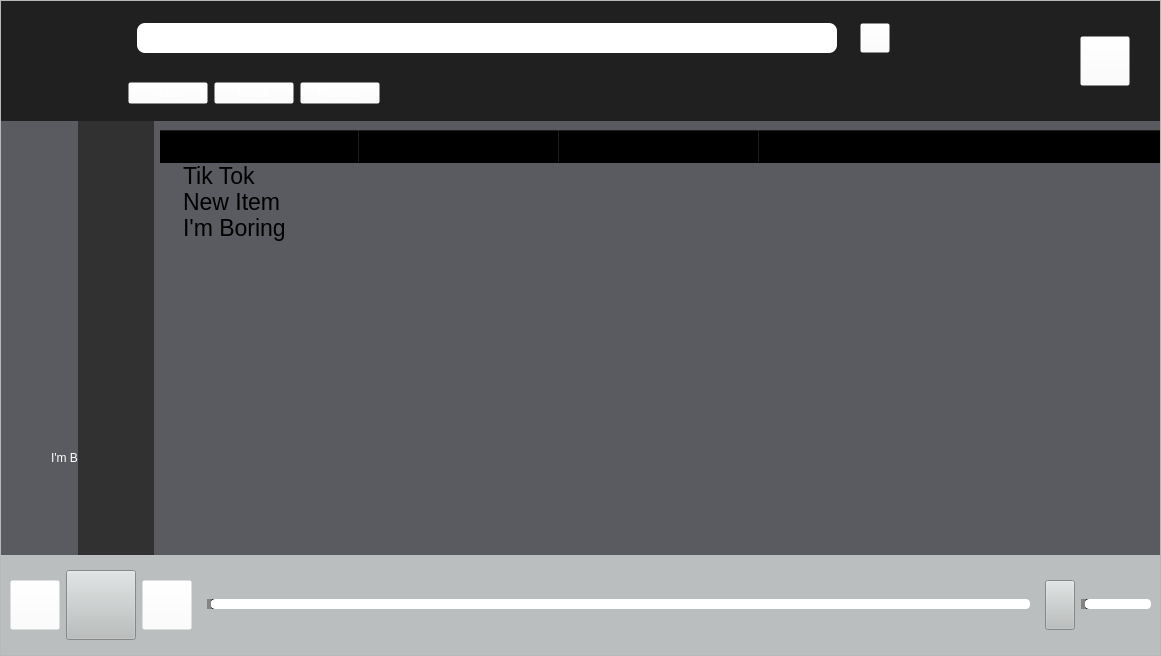
<?xml version="1.0" encoding="UTF-8"?>
<ui version="4.0">
 <class>MainWindow</class>
 <widget class="QMainWindow" name="MainWindow">
  <property name="geometry">
   <rect>
    <x>0</x>
    <y>0</y>
    <width>1161</width>
    <height>656</height>
   </rect>
  </property>
  <property name="windowTitle">
   <string>MainWindow</string>
  </property>
  <property name="styleSheet">
   <string notr="true"/>
  </property>
  <widget class="QWidget" name="centralwidget">
   <layout class="QGridLayout" name="gridLayout">
    <property name="leftMargin">
     <number>0</number>
    </property>
    <property name="topMargin">
     <number>0</number>
    </property>
    <property name="rightMargin">
     <number>0</number>
    </property>
    <property name="bottomMargin">
     <number>0</number>
    </property>
    <item row="0" column="1">
     <widget class="QFrame" name="frame">
      <property name="frameShape">
       <enum>QFrame::StyledPanel</enum>
      </property>
      <property name="frameShadow">
       <enum>QFrame::Raised</enum>
      </property>
      <layout class="QGridLayout" name="gridLayout_6">
       <property name="leftMargin">
        <number>0</number>
       </property>
       <property name="topMargin">
        <number>0</number>
       </property>
       <property name="rightMargin">
        <number>0</number>
       </property>
       <property name="bottomMargin">
        <number>0</number>
       </property>
       <item row="0" column="0">
        <layout class="QVBoxLayout" name="verticalLayout_4">
         <property name="spacing">
          <number>0</number>
         </property>
         <item>
          <widget class="QFrame" name="frame_3">
           <property name="minimumSize">
            <size>
             <width>100</width>
             <height>120</height>
            </size>
           </property>
           <property name="maximumSize">
            <size>
             <width>16777215</width>
             <height>120</height>
            </size>
           </property>
           <property name="styleSheet">
            <string notr="true">background-color: rgb(32, 32, 32);</string>
           </property>
           <property name="frameShape">
            <enum>QFrame::NoFrame</enum>
           </property>
           <property name="frameShadow">
            <enum>QFrame::Raised</enum>
           </property>
           <layout class="QHBoxLayout" name="horizontalLayout_14">
            <property name="leftMargin">
             <number>12</number>
            </property>
            <property name="topMargin">
             <number>0</number>
            </property>
            <property name="rightMargin">
             <number>30</number>
            </property>
            <property name="bottomMargin">
             <number>0</number>
            </property>
            <item>
             <widget class="QGraphicsView" name="pkq">
              <property name="minimumSize">
               <size>
                <width>100</width>
                <height>100</height>
               </size>
              </property>
              <property name="maximumSize">
               <size>
                <width>100</width>
                <height>100</height>
               </size>
              </property>
              <property name="styleSheet">
               <string notr="true">background-color: rgba(255, 255, 255, 0);
border-image: url(:/images/pi.png);</string>
              </property>
             </widget>
            </item>
            <item>
             <widget class="QFrame" name="frame_5">
              <property name="frameShape">
               <enum>QFrame::NoFrame</enum>
              </property>
              <property name="frameShadow">
               <enum>QFrame::Raised</enum>
              </property>
              <layout class="QGridLayout" name="gridLayout_3">
               <property name="bottomMargin">
                <number>0</number>
               </property>
               <item row="0" column="0">
                <widget class="QFrame" name="frame_2">
                 <property name="frameShape">
                  <enum>QFrame::NoFrame</enum>
                 </property>
                 <property name="frameShadow">
                  <enum>QFrame::Raised</enum>
                 </property>
                 <layout class="QVBoxLayout" name="verticalLayout">
                  <property name="spacing">
                   <number>0</number>
                  </property>
                  <property name="leftMargin">
                   <number>0</number>
                  </property>
                  <property name="topMargin">
                   <number>0</number>
                  </property>
                  <property name="rightMargin">
                   <number>0</number>
                  </property>
                  <property name="bottomMargin">
                   <number>0</number>
                  </property>
                  <item>
                   <widget class="QFrame" name="frame_6">
                    <property name="frameShape">
                     <enum>QFrame::NoFrame</enum>
                    </property>
                    <property name="frameShadow">
                     <enum>QFrame::Raised</enum>
                    </property>
                    <layout class="QHBoxLayout" name="horizontalLayout_3">
                     <item>
                      <widget class="QLineEdit" name="lineEdit">
                       <property name="sizePolicy">
                        <sizepolicy hsizetype="MinimumExpanding" vsizetype="Fixed">
                         <horstretch>0</horstretch>
                         <verstretch>0</verstretch>
                        </sizepolicy>
                       </property>
                       <property name="minimumSize">
                        <size>
                         <width>700</width>
                         <height>30</height>
                        </size>
                       </property>
                       <property name="maximumSize">
                        <size>
                         <width>700</width>
                         <height>16777215</height>
                        </size>
                       </property>
                       <property name="styleSheet">
                        <string notr="true">background-color: rgb(255, 255, 255);
border-radius: 8px;
font: 15pt, &quot;Arial&quot;;</string>
                       </property>
                       <property name="text">
                        <string/>
                       </property>
                      </widget>
                     </item>
                     <item>
                      <spacer name="horizontalSpacer_4">
                       <property name="orientation">
                        <enum>Qt::Horizontal</enum>
                       </property>
                       <property name="sizeType">
                        <enum>QSizePolicy::Fixed</enum>
                       </property>
                       <property name="sizeHint" stdset="0">
                        <size>
                         <width>17</width>
                         <height>13</height>
                        </size>
                       </property>
                      </spacer>
                     </item>
                     <item>
                      <widget class="QPushButton" name="btnSearch">
                       <property name="minimumSize">
                        <size>
                         <width>30</width>
                         <height>30</height>
                        </size>
                       </property>
                       <property name="maximumSize">
                        <size>
                         <width>30</width>
                         <height>30</height>
                        </size>
                       </property>
                       <property name="styleSheet">
                        <string notr="true">border-image: url(:/images/fangdajing.png);
background-color: rgba(255, 255, 255, 0);</string>
                       </property>
                       <property name="text">
                        <string/>
                       </property>
                      </widget>
                     </item>
                     <item>
                      <spacer name="horizontalSpacer_3">
                       <property name="orientation">
                        <enum>Qt::Horizontal</enum>
                       </property>
                       <property name="sizeHint" stdset="0">
                        <size>
                         <width>54</width>
                         <height>13</height>
                        </size>
                       </property>
                      </spacer>
                     </item>
                    </layout>
                   </widget>
                  </item>
                  <item>
                   <widget class="QFrame" name="frame_7">
                    <property name="frameShape">
                     <enum>QFrame::NoFrame</enum>
                    </property>
                    <property name="frameShadow">
                     <enum>QFrame::Raised</enum>
                    </property>
                    <layout class="QHBoxLayout" name="horizontalLayout_4">
                     <property name="leftMargin">
                      <number>0</number>
                     </property>
                     <item>
                      <widget class="QPushButton" name="btnAlbum">
                       <property name="styleSheet">
                        <string notr="true">font: Bold 15pt &quot;Arial&quot;;
color: rgb(255, 255, 255);
background-color: rgba(255, 255, 255, 0);</string>
                       </property>
                       <property name="text">
                        <string>Album</string>
                       </property>
                      </widget>
                     </item>
                     <item>
                      <widget class="QPushButton" name="btnMusic">
                       <property name="styleSheet">
                        <string notr="true">font: Bold 15pt &quot;Arial&quot;;
color: rgb(255, 255, 255);
background-color: rgba(255, 255, 255, 0);</string>
                       </property>
                       <property name="text">
                        <string>Music</string>
                       </property>
                      </widget>
                     </item>
                     <item>
                      <widget class="QPushButton" name="btnFavorite">
                       <property name="styleSheet">
                        <string notr="true">font: Bold 15pt &quot;Arial&quot;;
color: rgb(255, 255, 255);
background-color: rgba(255, 255, 255, 0);</string>
                       </property>
                       <property name="text">
                        <string>Favorite</string>
                       </property>
                      </widget>
                     </item>
                     <item>
                      <spacer name="horizontalSpacer">
                       <property name="orientation">
                        <enum>Qt::Horizontal</enum>
                       </property>
                       <property name="sizeHint" stdset="0">
                        <size>
                         <width>611</width>
                         <height>20</height>
                        </size>
                       </property>
                      </spacer>
                     </item>
                    </layout>
                   </widget>
                  </item>
                 </layout>
                </widget>
               </item>
              </layout>
             </widget>
            </item>
            <item>
             <spacer name="horizontalSpacer_2">
              <property name="orientation">
               <enum>Qt::Horizontal</enum>
              </property>
              <property name="sizeType">
               <enum>QSizePolicy::Fixed</enum>
              </property>
              <property name="sizeHint" stdset="0">
               <size>
                <width>30</width>
                <height>20</height>
               </size>
              </property>
             </spacer>
            </item>
            <item>
             <widget class="QPushButton" name="btnNet">
              <property name="sizePolicy">
               <sizepolicy hsizetype="Fixed" vsizetype="Fixed">
                <horstretch>0</horstretch>
                <verstretch>0</verstretch>
               </sizepolicy>
              </property>
              <property name="minimumSize">
               <size>
                <width>50</width>
                <height>50</height>
               </size>
              </property>
              <property name="maximumSize">
               <size>
                <width>50</width>
                <height>50</height>
               </size>
              </property>
              <property name="styleSheet">
               <string notr="true">background-color: rgba(255, 255, 255, 0);
border-image: url(:/images/+.png);</string>
              </property>
              <property name="text">
               <string/>
              </property>
             </widget>
            </item>
           </layout>
          </widget>
         </item>
         <item>
          <widget class="QFrame" name="main_frame">
           <property name="styleSheet">
            <string notr="true">background-color: rgb(89, 91, 96);</string>
           </property>
           <property name="frameShape">
            <enum>QFrame::NoFrame</enum>
           </property>
           <property name="frameShadow">
            <enum>QFrame::Raised</enum>
           </property>
           <layout class="QHBoxLayout" name="horizontalLayout">
            <property name="leftMargin">
             <number>0</number>
            </property>
            <property name="topMargin">
             <number>0</number>
            </property>
            <property name="rightMargin">
             <number>0</number>
            </property>
            <property name="bottomMargin">
             <number>0</number>
            </property>
            <item>
             <widget class="QFrame" name="song_view">
              <property name="minimumSize">
               <size>
                <width>100</width>
                <height>0</height>
               </size>
              </property>
              <property name="frameShape">
               <enum>QFrame::NoFrame</enum>
              </property>
              <property name="frameShadow">
               <enum>QFrame::Raised</enum>
              </property>
              <layout class="QGridLayout" name="gridLayout_8">
               <property name="leftMargin">
                <number>0</number>
               </property>
               <property name="topMargin">
                <number>0</number>
               </property>
               <property name="rightMargin">
                <number>0</number>
               </property>
               <property name="bottomMargin">
                <number>0</number>
               </property>
               <property name="spacing">
                <number>0</number>
               </property>
               <item row="0" column="0">
                <widget class="QFrame" name="song_info">
                 <property name="minimumSize">
                  <size>
                   <width>300</width>
                   <height>0</height>
                  </size>
                 </property>
                 <property name="maximumSize">
                  <size>
                   <width>0</width>
                   <height>16777215</height>
                  </size>
                 </property>
                 <property name="styleSheet">
                  <string notr="true">background-color: rgba(255, 255, 255, 0);</string>
                 </property>
                 <property name="frameShape">
                  <enum>QFrame::NoFrame</enum>
                 </property>
                 <property name="frameShadow">
                  <enum>QFrame::Raised</enum>
                 </property>
                 <layout class="QGridLayout" name="gridLayout_4">
                  <item row="1" column="0">
                   <widget class="QLabel" name="label_2">
                    <property name="maximumSize">
                     <size>
                      <width>16777215</width>
                      <height>100</height>
                     </size>
                    </property>
                    <property name="styleSheet">
                     <string notr="true">color: rgb(255, 255, 255);</string>
                    </property>
                    <property name="text">
                     <string>I'm Boring</string>
                    </property>
                   </widget>
                  </item>
                  <item row="0" column="0">
                   <widget class="QLabel" name="alubum_artwork">
                    <property name="minimumSize">
                     <size>
                      <width>100</width>
                      <height>100</height>
                     </size>
                    </property>
                    <property name="maximumSize">
                     <size>
                      <width>200</width>
                      <height>200</height>
                     </size>
                    </property>
                    <property name="styleSheet">
                     <string notr="true">image: url(:/images/hcy.jpg);</string>
                    </property>
                    <property name="text">
                     <string/>
                    </property>
                   </widget>
                  </item>
                 </layout>
                </widget>
               </item>
               <item row="0" column="1">
                <widget class="QFrame" name="lyrics_frame">
                 <property name="styleSheet">
                  <string notr="true">background-color: rgb(49, 49, 49);</string>
                 </property>
                 <property name="frameShape">
                  <enum>QFrame::NoFrame</enum>
                 </property>
                 <property name="frameShadow">
                  <enum>QFrame::Raised</enum>
                 </property>
                 <layout class="QGridLayout" name="gridLayout_2">
                  <item row="0" column="0" alignment="Qt::AlignHCenter">
                   <widget class="QTextBrowser" name="textBrowser">
                    <property name="layoutDirection">
                     <enum>Qt::LeftToRight</enum>
                    </property>
                    <property name="frameShape">
                     <enum>QFrame::NoFrame</enum>
                    </property>
                    <property name="frameShadow">
                     <enum>QFrame::Plain</enum>
                    </property>
                    <property name="lineWrapMode">
                     <enum>QTextEdit::WidgetWidth</enum>
                    </property>
                    <property name="html">
                     <string>&lt;!DOCTYPE HTML PUBLIC &quot;-//W3C//DTD HTML 4.0//EN&quot; &quot;http://www.w3.org/TR/REC-html40/strict.dtd&quot;&gt;
&lt;html&gt;&lt;head&gt;&lt;meta name=&quot;qrichtext&quot; content=&quot;1&quot; /&gt;&lt;style type=&quot;text/css&quot;&gt;
p, li { white-space: pre-wrap; }
&lt;/style&gt;&lt;/head&gt;&lt;body style=&quot; font-family:'.SF NS Text'; font-size:13pt; font-weight:400; font-style:normal;&quot;&gt;
&lt;p align=&quot;center&quot; style=&quot;-qt-paragraph-type:empty; margin-top:0px; margin-bottom:0px; margin-left:0px; margin-right:0px; -qt-block-indent:0; text-indent:0px;&quot;&gt;&lt;br /&gt;&lt;/p&gt;&lt;/body&gt;&lt;/html&gt;</string>
                    </property>
                   </widget>
                  </item>
                 </layout>
                </widget>
               </item>
              </layout>
             </widget>
            </item>
            <item>
             <widget class="QFrame" name="list_view">
              <property name="minimumSize">
               <size>
                <width>1000</width>
                <height>0</height>
               </size>
              </property>
              <property name="frameShape">
               <enum>QFrame::NoFrame</enum>
              </property>
              <property name="frameShadow">
               <enum>QFrame::Raised</enum>
              </property>
              <layout class="QGridLayout" name="gridLayout_7">
               <property name="leftMargin">
                <number>0</number>
               </property>
               <property name="rightMargin">
                <number>0</number>
               </property>
               <item row="0" column="0">
                <widget class="QTreeWidget" name="treeWidget">
                 <property name="sizePolicy">
                  <sizepolicy hsizetype="Expanding" vsizetype="Expanding">
                   <horstretch>0</horstretch>
                   <verstretch>0</verstretch>
                  </sizepolicy>
                 </property>
                 <property name="minimumSize">
                  <size>
                   <width>0</width>
                   <height>0</height>
                  </size>
                 </property>
                 <property name="maximumSize">
                  <size>
                   <width>16777215</width>
                   <height>16777215</height>
                  </size>
                 </property>
                 <property name="font">
                  <font>
                   <pointsize>17</pointsize>
                  </font>
                 </property>
                 <property name="layoutDirection">
                  <enum>Qt::LeftToRight</enum>
                 </property>
                 <property name="autoFillBackground">
                  <bool>false</bool>
                 </property>
                 <property name="styleSheet">
                  <string notr="true">background-color: rgba(255, 255, 255, 0);</string>
                 </property>
                 <property name="frameShape">
                  <enum>QFrame::NoFrame</enum>
                 </property>
                 <property name="frameShadow">
                  <enum>QFrame::Plain</enum>
                 </property>
                 <property name="lineWidth">
                  <number>0</number>
                 </property>
                 <property name="dragDropMode">
                  <enum>QAbstractItemView::NoDragDrop</enum>
                 </property>
                 <property name="autoExpandDelay">
                  <number>-1</number>
                 </property>
                 <property name="uniformRowHeights">
                  <bool>true</bool>
                 </property>
                 <property name="sortingEnabled">
                  <bool>true</bool>
                 </property>
                 <property name="allColumnsShowFocus">
                  <bool>false</bool>
                 </property>
                 <property name="wordWrap">
                  <bool>false</bool>
                 </property>
                 <attribute name="headerDefaultSectionSize">
                  <number>200</number>
                 </attribute>
                 <attribute name="headerHighlightSections">
                  <bool>false</bool>
                 </attribute>
                 <attribute name="headerMinimumSectionSize">
                  <number>24</number>
                 </attribute>
                 <column>
                  <property name="text">
                   <string>Song</string>
                  </property>
                  <property name="font">
                   <font>
                    <pointsize>19</pointsize>
                   </font>
                  </property>
                  <property name="background">
                   <color alpha="0">
                    <red>0</red>
                    <green>0</green>
                    <blue>0</blue>
                   </color>
                  </property>
                 </column>
                 <column>
                  <property name="text">
                   <string>Singer</string>
                  </property>
                  <property name="font">
                   <font>
                    <pointsize>19</pointsize>
                   </font>
                  </property>
                 </column>
                 <column>
                  <property name="text">
                   <string>Album</string>
                  </property>
                  <property name="font">
                   <font>
                    <pointsize>19</pointsize>
                   </font>
                  </property>
                 </column>
                 <column>
                  <property name="text">
                   <string>Time</string>
                  </property>
                  <property name="font">
                   <font>
                    <pointsize>19</pointsize>
                   </font>
                  </property>
                 </column>
                 <item>
                  <property name="text">
                   <string>Tik Tok</string>
                  </property>
                 </item>
                 <item>
                  <property name="text">
                   <string>New Item</string>
                  </property>
                 </item>
                 <item>
                  <property name="text">
                   <string>I'm Boring</string>
                  </property>
                  <property name="text">
                   <string/>
                  </property>
                 </item>
                </widget>
               </item>
              </layout>
             </widget>
            </item>
           </layout>
          </widget>
         </item>
         <item>
          <widget class="QFrame" name="bottom_frame">
           <property name="minimumSize">
            <size>
             <width>0</width>
             <height>100</height>
            </size>
           </property>
           <property name="maximumSize">
            <size>
             <width>16777215</width>
             <height>100</height>
            </size>
           </property>
           <property name="styleSheet">
            <string notr="true">background-color: rgb(186, 190, 190);</string>
           </property>
           <property name="frameShape">
            <enum>QFrame::NoFrame</enum>
           </property>
           <property name="frameShadow">
            <enum>QFrame::Raised</enum>
           </property>
           <layout class="QHBoxLayout" name="horizontalLayout_2">
            <item>
             <widget class="QPushButton" name="btnLast">
              <property name="minimumSize">
               <size>
                <width>50</width>
                <height>50</height>
               </size>
              </property>
              <property name="maximumSize">
               <size>
                <width>50</width>
                <height>50</height>
               </size>
              </property>
              <property name="styleSheet">
               <string notr="true">background-color: rgba(255, 255, 255, 0);
border-image: url(:/images/last.png);</string>
              </property>
              <property name="text">
               <string/>
              </property>
             </widget>
            </item>
            <item>
             <widget class="QPushButton" name="btnPlay">
              <property name="minimumSize">
               <size>
                <width>70</width>
                <height>70</height>
               </size>
              </property>
              <property name="maximumSize">
               <size>
                <width>70</width>
                <height>70</height>
               </size>
              </property>
              <property name="styleSheet">
               <string notr="true">border-image: url(:/images/bofang.png);</string>
              </property>
              <property name="text">
               <string/>
              </property>
              <property name="autoDefault">
               <bool>false</bool>
              </property>
             </widget>
            </item>
            <item>
             <widget class="QPushButton" name="btnNext">
              <property name="minimumSize">
               <size>
                <width>50</width>
                <height>50</height>
               </size>
              </property>
              <property name="maximumSize">
               <size>
                <width>50</width>
                <height>50</height>
               </size>
              </property>
              <property name="styleSheet">
               <string notr="true">background-color: rgba(255, 255, 255, 0);
border-image: url(:/images/next.png);</string>
              </property>
              <property name="text">
               <string/>
              </property>
             </widget>
            </item>
            <item>
             <widget class="QFrame" name="frame_4">
              <property name="frameShape">
               <enum>QFrame::NoFrame</enum>
              </property>
              <property name="frameShadow">
               <enum>QFrame::Raised</enum>
              </property>
              <layout class="QGridLayout" name="gridLayout_5">
               <item row="0" column="0">
                <widget class="QSlider" name="musicSlider">
                 <property name="styleSheet">
                  <string notr="true">QSlider::groove:horizontal {
border: 1px solid;
height: 8px;
border-radius: 4px;
margin-left: 1.5px;
margin-right: 5px;
}
QSlider::sub-page:horizontal {
background-color: rgb(132, 132, 132);
border: 0px solid;
height: 10px;
border-radius: 4px;
}
QSlider::add-page:horizontal {
background-color: rgb(255, 255, 255);
border: 0px solid #777;
height: 10px;
border-radius: 4px;
}
QSlider::handle:horizontal {
border-color: rgba(255, 255, 255, 0);
border-image: url(:images/pkq.png);
background: qlineargradient(x1:0, y1:0, x2:1, y2:1,
stop:0 #eee, stop:1 #ccc);
border: 1px solid #777;
width: 35px;
margin-top: -8px;
margin-bottom: -8px;
margin-left: -10px;
margin-right: -10px;
border-radius: 4px;
background-color: rgb(255, 255, 255, 0);
}</string>
                 </property>
                 <property name="tracking">
                  <bool>false</bool>
                 </property>
                 <property name="orientation">
                  <enum>Qt::Horizontal</enum>
                 </property>
                </widget>
               </item>
              </layout>
             </widget>
            </item>
            <item>
             <widget class="QPushButton" name="btnVol">
              <property name="maximumSize">
               <size>
                <width>30</width>
                <height>50</height>
               </size>
              </property>
              <property name="styleSheet">
               <string notr="true">border-image: url(:/images/laba.png);</string>
              </property>
              <property name="text">
               <string/>
              </property>
             </widget>
            </item>
            <item>
             <widget class="QSlider" name="volSlider">
              <property name="minimumSize">
               <size>
                <width>70</width>
                <height>0</height>
               </size>
              </property>
              <property name="maximumSize">
               <size>
                <width>70</width>
                <height>16777215</height>
               </size>
              </property>
              <property name="styleSheet">
               <string notr="true">QSlider::groove:horizontal {
border: 1px solid;
height: 8px;
border-radius: 4px;
margin-left: 1.5px;
margin-right: 5px;
}
QSlider::sub-page:horizontal {
background-color: rgb(132, 132, 132);
border: 0px solid;
height: 10px;
border-radius: 4px;
}
QSlider::add-page:horizontal {
background-color: rgb(255, 255, 255);
border: 0px solid #777;
height: 10px;
border-radius: 4px;
}
QSlider::handle:horizontal {
border-color: rgba(255, 255, 255, 0);
border-image: url(:images/pkq.png);
background: qlineargradient(x1:0, y1:0, x2:1, y2:1,
stop:0 #eee, stop:1 #ccc);
border: 1px solid #777;
width: 35px;
margin-top: -8px;
margin-bottom: -8px;
margin-left: -10px;
margin-right: -10px;
border-radius: 4px;
background-color: rgb(255, 255, 255, 0);
}
QSlider{

}</string>
              </property>
              <property name="orientation">
               <enum>Qt::Horizontal</enum>
              </property>
             </widget>
            </item>
           </layout>
          </widget>
         </item>
        </layout>
       </item>
      </layout>
     </widget>
    </item>
   </layout>
  </widget>
 </widget>
 <resources>
  <include location="resources.qrc"/>
 </resources>
 <connections/>
</ui>
